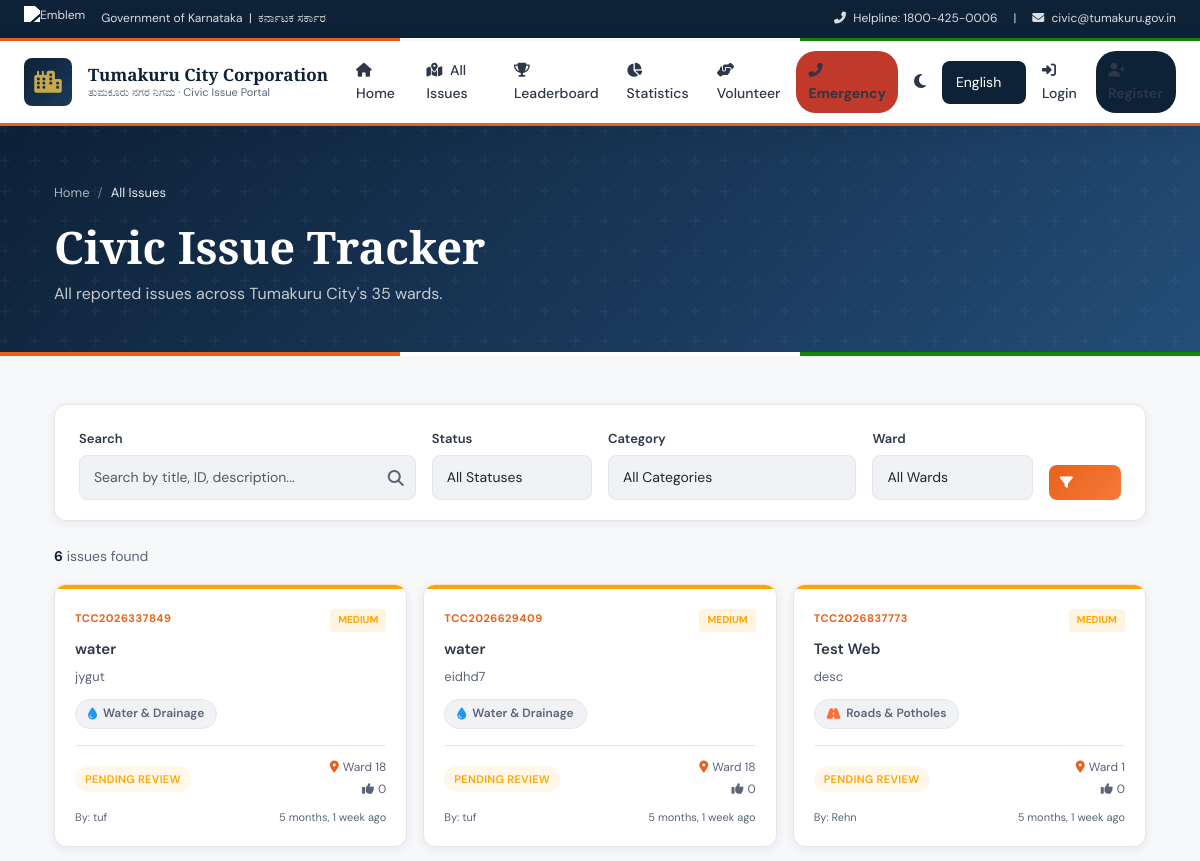
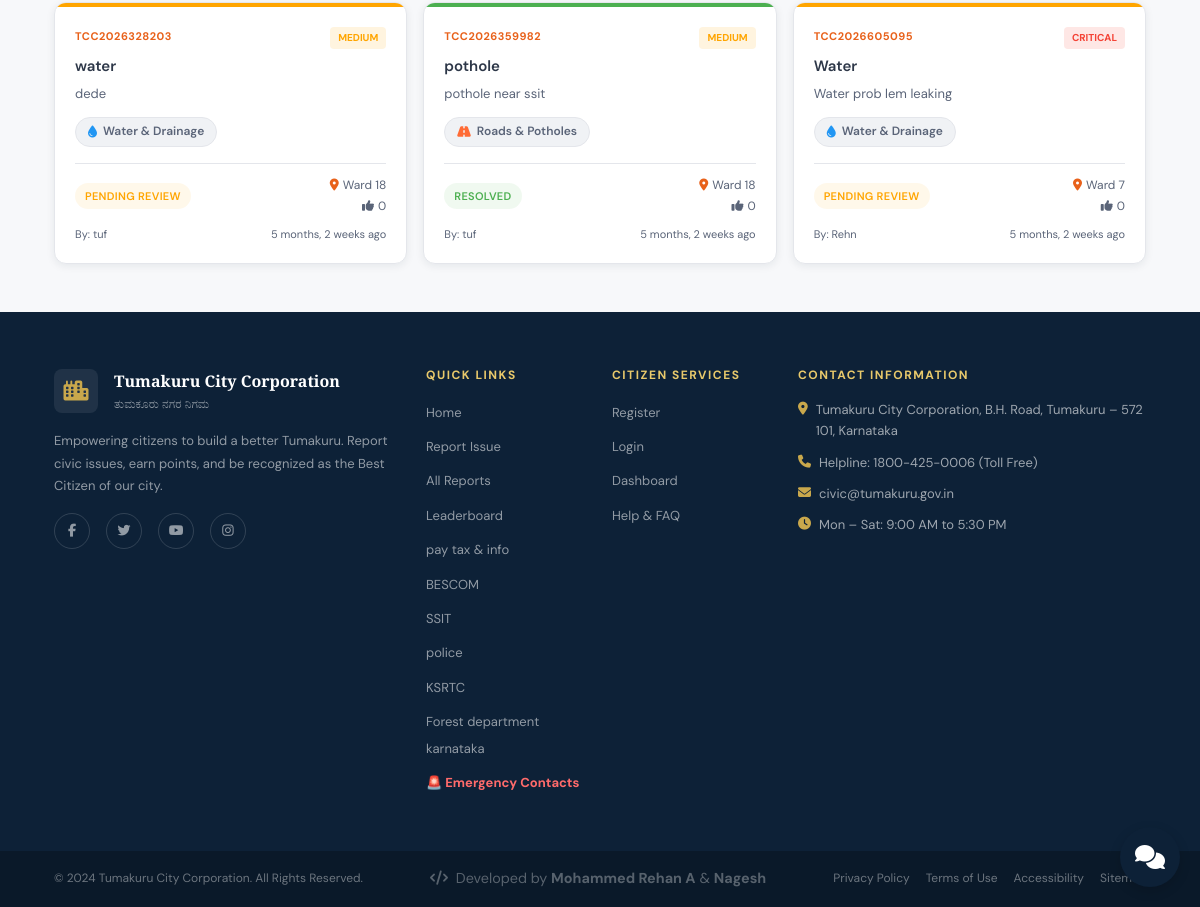
The page /reports/ on the database its author committed (2 pictures, top to bottom).
### reports/models.py (models this page shows, shortened)
class IssueReport(models.Model):
    STATUS_CHOICES = [
        ('pending', 'Pending Review'),
        ('acknowledged', 'Acknowledged'),
        ('in_progress', 'In Progress'),
        ('resolved', 'Resolved'),
        ('closed', 'Closed'),
        ('rejected', 'Rejected'),
    ]
    PRIORITY_CHOICES = [
        ('low', 'Low'),
        ('medium', 'Medium'),
        ('high', 'High'),
        ('critical', 'Critical'),
    ]
    report_id = models.CharField(max_length=20, unique=True, editable=False)
    citizen = models.ForeignKey(User, on_delete=models.CASCADE, related_name='reports')
    category = models.ForeignKey(IssueCategory, on_delete=models.SET_NULL, null=True)
    title = models.CharField(max_length=200)
    description = models.TextField()
    location = models.CharField(max_length=255)
    ward_number = models.CharField(max_length=5)
    landmark = models.CharField(max_length=200, blank=True)
    latitude = models.DecimalField(max_digits=9, decimal_places=6, null=True, blank=True)
    longitude = models.DecimalField(max_digits=9, decimal_places=6, null=True, blank=True)
    image = models.ImageField(upload_to='issue_images/%Y/%m/', blank=True, null=True)
    image2 = models.ImageField(upload_to='issue_images/%Y/%m/', blank=True, null=True)
    status = models.CharField(max_length=20, choices=STATUS_CHOICES, default='pending')
    priority = models.CharField(max_length=10, choices=PRIORITY_CHOICES, default='medium')
    points_awarded = models.PositiveIntegerField(default=0)
    is_points_given = models.BooleanField(default=False)
    created_at = models.DateTimeField(auto_now_add=True)
    updated_at = models.DateTimeField(auto_now=True)
    resolved_at = models.DateTimeField(null=True, blank=True)
    admin_remarks = models.TextField(blank=True)
    assigned_to = models.CharField(max_length=100, blank=True)
    upvotes = models.PositiveIntegerField(default=0)
    class Meta:
        verbose_name = "Issue Report"
        verbose_name_plural = "Issue Reports"
        ordering = ['-created_at']
    def get_status_color(self):
        colors = {
            'pending': '#FFA500',
            'acknowledged': '#2196F3',
            'in_progress': '#9C27B0',
            'resolved': '#4CAF50',
            'closed': '#607D8B',
            'rejected': '#F44336',
        }
        return colors.get(self.status, '#999')
    def get_priority_color(self):
        colors = {
            'low': '#4CAF50',
            'medium': '#FFA500',
            'high': '#FF5722',
            'critical': '#F44336',
        }
        return colors.get(self.priority, '#999')

class IssueCategory(models.Model):
    name = models.CharField(max_length=100)
    icon = models.CharField(max_length=50, default='fas fa-exclamation-circle')
    description = models.TextField(blank=True)
    color = models.CharField(max_length=7, default='#FF6B35')
    department = models.CharField(max_length=100, blank=True)
    is_active = models.BooleanField(default=True)
    class Meta:
        verbose_name = "Issue Category"
        verbose_name_plural = "Issue Categories"
        ordering = ['name']

### reports/views.py (the view)
# urls.py: path('', views.report_list, name='report_list'),
def report_list(request):
    reports = IssueReport.objects.select_related('citizen', 'category').all()
    status = request.GET.get('status', '')
    category = request.GET.get('category', '')
    ward = request.GET.get('ward', '')
    q = request.GET.get('q', '')
    if status:
        reports = reports.filter(status=status)
    if category:
        reports = reports.filter(category__id=category)
    if ward:
        reports = reports.filter(ward_number=ward)
    if q:
        reports = reports.filter(Q(title__icontains=q) | Q(description__icontains=q) | Q(report_id__icontains=q))
    categories = IssueCategory.objects.filter(is_active=True)
    wards = [(str(i), f"Ward {i}") for i in range(1, 36)]
    return render(request, 'reports/report_list.html', {
        'reports': reports,
        'categories': categories,
        'wards': wards,
        'current_status': status,
        'current_category': category,
        'current_ward': ward,
        'query': q,
        'status_choices': IssueReport.STATUS_CHOICES,
    })

### templates/reports/report_list.html (shortened to what this page needs)
{% extends 'base.html' %}
{% block content %}
<div class="page-hero">
  <div class="container px-4">
    <nav aria-label="breadcrumb"><ol class="breadcrumb"><li class="breadcrumb-item"><a href="{% url 'home' %}">Home</a></li><li class="breadcrumb-item active">All Issues</li></ol></nav>
    <h1 class="mt-2">Civic Issue Tracker</h1>
    <p style="opacity:.75; margin:0">All reported issues across Tumakuru City's 35 wards.</p>
  </div>
  <div class="page-hero-tricolor"></div>
</div>
<div class="container px-4 py-5">
  <form method="get" class="filter-bar mb-4">
    <div class="row g-3 align-items-end">
      <div class="col-md-4">
        <label class="form-label">Search</label>
        <div style="position:relative">
          <input type="text" name="q" value="{{ query }}" class="form-control" placeholder="Search by title, ID, description...">
          <i class="fas fa-search" style="position:absolute; right:12px; top:50%; transform:translateY(-50%); color:var(--gray-600)"></i>
        </div>
      </div>
      <div class="col-md-2">
        <label class="form-label">Status</label>
        <select name="status" class="form-select">
          <option value="">All Statuses</option>
        </select>
      </div>
      <div class="col-md-3">
        <label class="form-label">Category</label>
        <select name="category" class="form-select">
          <option value="">All Categories</option>
        </select>
      </div>
      <div class="col-md-2">
        <label class="form-label">Ward</label>
        <select name="ward" class="form-select">
          <option value="">All Wards</option>
        </select>
      </div>
      <div class="col-md-1">
        <button type="submit" class="btn-primary-civic w-100" style="padding:11px; font-size:13px; border-radius:var(--radius-sm)">
          <i class="fas fa-filter"></i>
        </button>
      </div>
    </div>
  </form>
  <div style="display:flex; justify-content:space-between; align-items:center; margin-bottom:16px; flex-wrap:wrap; gap:10px">
    <div style="font-size:14px; color:var(--gray-600)">
      <strong style="color:var(--navy)">{{ reports.count }}</strong> issue{{ reports.count|pluralize }} found
    </div>
  </div>
  {% if reports %}
  <div class="row g-3">
    {% for report in reports %}
    <div class="col-md-6 col-lg-4">
      <div class="issue-card h-100 fade-in-up" style="animation-delay:{{ forloop.counter0 }}00ms">
        <div class="card-status-bar" style="background:{{ report.get_status_color }};"></div>
        <div class="card-body">
          <div class="d-flex justify-content-between align-items-start mb-2">
            <span class="report-id">{{ report.report_id }}</span>
            <div class="d-flex gap-1">
              <span class="badge-priority" style="background:{{ report.get_priority_color }}20; color:{{ report.get_priority_color }}">
                {{ report.get_priority_display }}
              </span>
            </div>
          </div>
          <h6 class="card-title mb-2">
            <a href="{% url 'report_detail' report.pk %}">{{ report.title }}</a>
          </h6>
          <p style="font-size:13px; color:var(--gray-600); margin-bottom:12px; display:-webkit-box; -webkit-line-clamp:2; -webkit-box-orient:vertical; overflow:hidden">
            {{ report.description }}
          </p>
          {% if report.category %}
          <div class="category-chip mb-3">
            <i class="{{ report.category.icon }}" style="color:{{ report.category.color }}"></i>
            {{ report.category.name }}
          </div>
          {% endif %}
          <div style="border-top:1px solid var(--gray-100); padding-top:12px; margin-top:auto">
            <div class="d-flex justify-content-between align-items-center">
              <span class="badge-status" style="background:{{ report.get_status_color }}15; color:{{ report.get_status_color }}">
                {{ report.get_status_display }}
              </span>
              <div style="font-size:12px; color:var(--gray-600); text-align:right">
                <div><i class="fas fa-map-marker-alt me-1" style="color:var(--saffron)"></i>Ward {{ report.ward_number }}</div>
                <div style="margin-top:2px"><i class="fas fa-thumbs-up me-1"></i>{{ report.upvotes }}</div>
              </div>
            </div>
            <div style="font-size:11px; color:var(--gray-600); margin-top:8px; display:flex; justify-content:space-between">
              <span>By: {{ report.citizen.first_name|default:report.citizen.username }}</span>
              <span>{{ report.created_at|timesince }} ago</span>
            </div>
          </div>
        </div>
      </div>
    </div>
    {% endfor %}
  </div>
  {% endif %}
</div>
{% endblock %}

### rows shown on the page
IssueReport: report_id "TCC2026337849", priority "MEDIUM", title "water", description "jygut", category.name "Water & Drainage", status "PENDING REVIEW", ward_number "18", upvotes "0", citizen.first_name "tuf", created_at "5 months, 1 week"
IssueReport: report_id "TCC2026629409", priority "MEDIUM", title "water", description "eidhd7", category.name "Water & Drainage", status "PENDING REVIEW", ward_number "18", upvotes "0", citizen.first_name "tuf", created_at "5 months, 1 week"
IssueReport: report_id "TCC2026837773", priority "MEDIUM", title "Test Web", description "desc", category.name "Roads & Potholes", status "PENDING REVIEW", ward_number "1", upvotes "0", citizen.first_name "Rehn", created_at "5 months, 1 week"
IssueReport: report_id "TCC2026328203", priority "MEDIUM", title "water", description "dede", category.name "Water & Drainage", status "PENDING REVIEW", ward_number "18", upvotes "0", citizen.first_name "tuf", created_at "5 months, 2 weeks"
IssueReport: report_id "TCC2026359982", priority "MEDIUM", title "pothole", description "pothole near ssit", category.name "Roads & Potholes", status "RESOLVED", ward_number "18", upvotes "0", citizen.first_name "tuf", created_at "5 months, 2 weeks"
IssueReport: report_id "TCC2026605095", priority "CRITICAL", title "Water", description "Water prob lem leaking", category.name "Water & Drainage", status "PENDING REVIEW", ward_number "7", upvotes "0", citizen.first_name "Rehn", created_at "5 months, 2 weeks"

### other values the page prints
{{ reports.count }} "6"
form field language "English"
